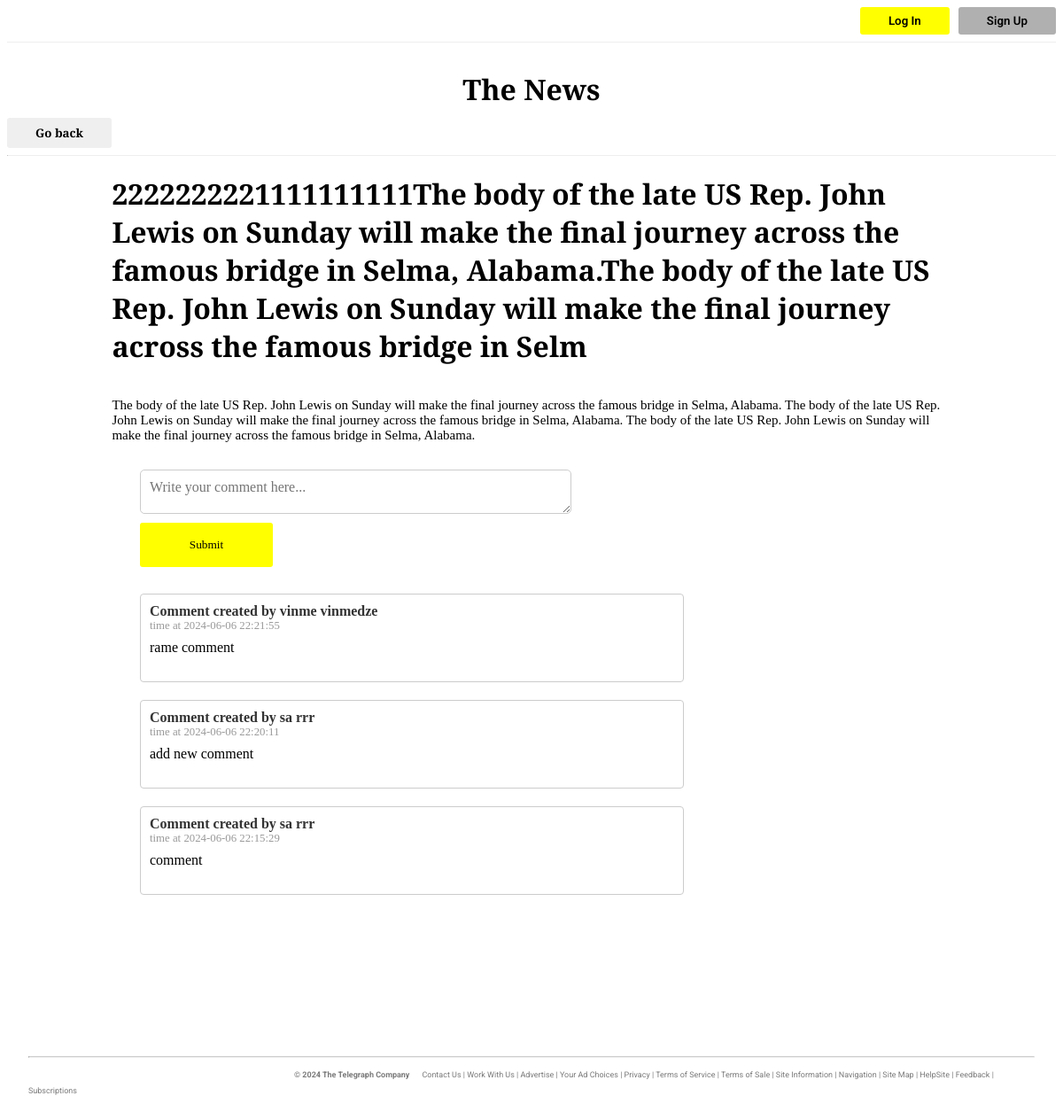
The app's page /?cardId=21 with its own data.
### tables this page shows
CREATE TABLE `news` (
  `id` int(4) NOT NULL,
  `img` varchar(250) NOT NULL,
  `title` varchar(250) NOT NULL,
  `description` text NOT NULL,
  `fullStory` text DEFAULT NULL
);

CREATE TABLE `comment` (
  `idComment` int(5) NOT NULL,
  `idnews` int(11) NOT NULL,
  `idusers` int(11) NOT NULL,
  `comment` text NOT NULL,
  `time` datetime NOT NULL DEFAULT current_timestamp()
);

### previousComments.php (the view)
<?php
    if(isset($news[0][4])){
        $newsid= $news[0][4];
        $commentQuery = mysqli_query($conn,  "SELECT  idusers,time,comment FROM comment where idnews='$newsid' order by time DESC");
        $newscomments=mysqli_fetch_all($commentQuery);
        $commenters=[];
        for($i=0;$i<count($newscomments);$i++){
            $newscommentsindex=$newscomments[$i][0];
            $fnLn= mysqli_fetch_all(mysqli_query($conn,  "SELECT  firstname, lastname FROM users where userId='$newscommentsindex'"));
            $fn=$fnLn[0][0];
            $ln=$fnLn[0][1];
            $commenters[$i]=$fn."  ". $ln;
        }
        for($i=0;$i<count($newscomments);$i++){
?>
        <div class="comment">
            <div class="name">Comment created by <?=$commenters[$i]?></div>
            <div class="time">time at <?=$newscomments[$i][1]?></div>
            <p class="commenttext">
                <?=$newscomments[$i][2]?>
            </p>
        </div>
<?php
        }
    }
?>

### news.php (shortened to what this page needs)
<div class="header">
    <H1 style="font-family: Bitter; font-weight:bold">The News</H1>
</div>
<a href="?cardId="><button class="go">Go back</button></a>
<hr style="border-top: 1px rgb(106, 105, 105);">
<?php
    $id=$_SESSION["cardId"];
    $news=mysqli_fetch_all(mysqli_query($conn,  "SELECT  img, title, description,fullStory,id FROM news where id=$id" ));
?>
<div class="image-container">
    <h1 style="font-family:bitter"><?=$news[0][1]?></h1>
    <p style="font-family:bitter; font-size:15px"><?=$news[0][2]?></p>
</div>
<?php
    include "comment.php";
?>

### styles/style.css (style rules this page uses)
.header { display: flex; margin-top: 10px; height: 75px; background-color: white; justify-content: center; align-content: center; }
a { text-decoration: none; color: inherit; }
.image-container { margin: 20px auto; width: 80%; }
.image-container h1, .image-container p { font-family: 'Bitter', serif; }
.go { border-radius: 3px; border: none; font-weight: 600; padding: 8px 32px; font-family: bitter; cursor: pointer; }
.comment { margin-top: 20px; border: 1px solid #ccc; border-radius: 4px; width: 50%; padding: 10px; margin-left: 150px; }
.name { font-weight: bold; color: #333; }
.time { color: #999; font-size: 0.8em; }
.commenttext { margin-top: 5px; font-size: 1em; line-height: 1.5; }

### records on screen
news: title "2222222221111111111The body of the late US Rep. John Lewis on Sunday will make the final journey across the famous bridge in Selma, Alabama.The body of the late US Rep. John Lewis on Sunday will make the final journey across the famous bridge in Selm", description "The body of the late US Rep. John Lewis on Sunday will make the final journey across the famous bridge in Selma, Alabama. The body of the late US Rep. John Lewis on Sunday will make the final journey across the famous bridge in Selma, Alabama. The body of the late US Rep. John Lewis on Sunday will make the final journey across the famous bridge in Selma, Alabama."
comment: i "vinme vinmedze", time "2024-06-06 22:21:55", comment "rame comment"
comment: i "sa rrr", time "2024-06-06 22:20:11", comment "add new comment"
comment: i "sa rrr", time "2024-06-06 22:15:29", comment "comment"
